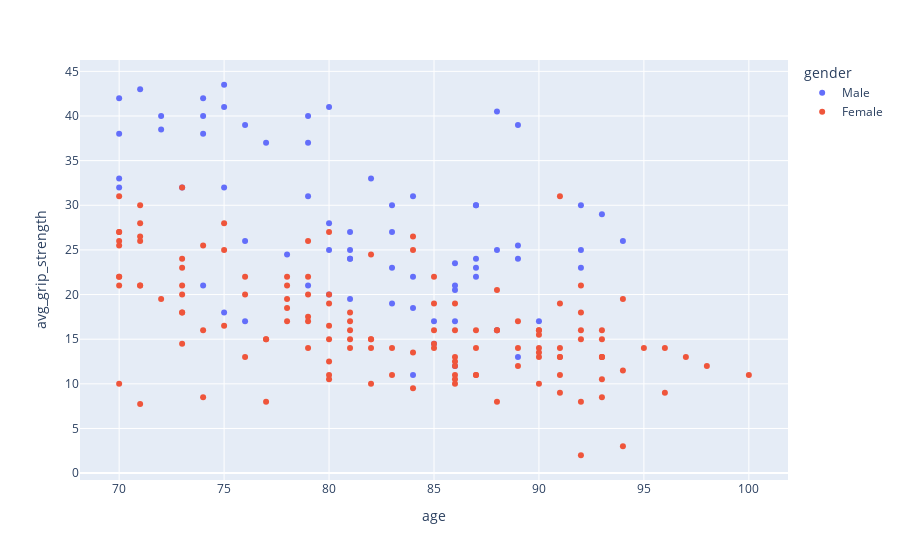

The code cell stored with this chart in its notebook:
### Code cell
fig = px.scatter(df, x = 'age', y = 'avg_grip_strength', color = 'gender')
fig.show()

### Figure 1 — Plotly figure (JSON) as saved in the notebook; plotly's stock layout.template omitted (floating-point values rounded to 4 significant figures; data arrays with more than 128 entries replaced by an {"elided": "..."} marker saying what was removed)
{"data": [{"hovertemplate": "gender=Male<br>age=%{x}<br>avg_grip_strength=%{y}<extra></extra>", "legendgroup": "Male", "marker": {"color": "#636efa", "symbol": "circle"}, "mode": "markers", "name": "Male", "orientation": "v", "showlegend": true, "type": "scatter", "x": [79, 70, 76, 86, 75, 70, 83, 87, 74, 72, 81, 77, 79, 87, 88, 84, 86, 87, 75, 80, 81, 78, 75, 70, 72, 84, 79, 92, 74, 89, 76, 74, 70, 79, 73, 80, 71, 81, 76, 82, 74, 84, 84, 83, 89, 81, 87, 88, 80, 75, 80, 86, 85, 85, 92, 86, 94, 92, 81, 83, 86, 93, 89, 83, 88, 89, 87, 90], "xaxis": "x", "y": [31, 42, 26, 17, 41, 38, 30, 24, 40, 40, 24, 37, 21, 22, 25, 11, 21, 30, 32, 41, 25, 24.5, 43.5, 33, 38.5, 22, 40, 30, 42, 39, 17, 38, 32, 37, 32, 28, 43, 27, 39, 33, 21, 31, 18.5, 27, 24, 24, 23, 40.5, 20, 18, 25, 12, 14.5, 17, 23, 20.5, 26, 25, 19.5, 23, 23.5, 29, 25.5, 19, 16, 13, 30, 17], "yaxis": "y"}, {"hovertemplate": "gender=Female<br>age=%{x}<br>avg_grip_strength=%{y}<extra></extra>", "legendgroup": "Female", "marker": {"color": "#EF553B", "symbol": "circle"}, "mode": "markers", "name": "Female", "orientation": "v", "showlegend": true, "type": "scatter", "x": {"elided": "132 int values"}, "xaxis": "x", "y": {"elided": "132 float values"}, "yaxis": "y"}], "layout": {"autosize": true, "legend": {"title": {"text": "gender"}, "tracegroupgap": 0}, "margin": {"t": 60}, "xaxis": {"anchor": "y", "autorange": true, "domain": [0, 1], "range": [68.13, 101.9], "title": {"text": "age"}, "type": "linear"}, "yaxis": {"anchor": "x", "autorange": true, "domain": [0, 1], "range": [-1.213, 46.71], "title": {"text": "avg_grip_strength"}, "type": "linear"}}}
